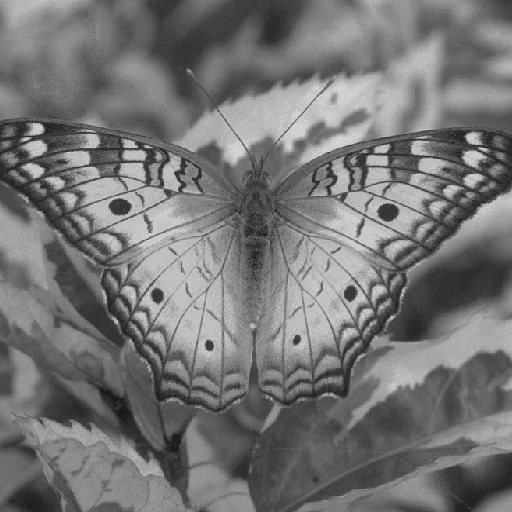
#> input picture Trabalho 1/images/butterfly.png, 512 x 512 px; its folder holds only this picture in this run
$ jupyter execute --allow-errors 'Trabalho 1.ipynb'
#> lines starting #> are read from the running program, lines starting #| are printed output that depends on the picture; after the words box and inside, x2 and y2 are one past the last pixel; in counts of white or black regions, pixels touching at a corner belong together
[cell 1]
# Realizar as importações
import numpy as np
import matplotlib.pyplot as plt
import cv2
import os

input_path = 'images/'
output_path = 'output/'

if not os.path.exists(output_path):
    os.makedirs(output_path)

# 1.1 - Esboço a Lápis

Implementar um efeito de esboço a lápis em uma imagem por meio dos seguintes passos:

(i) converter a imagem colorida para níveis de cinza,

(ii) aplicar um filtro de desfoque gaussiano,(por exemplo, com uma máscara de 21×21 pixels) para suavizar os detalhes da imagem,

(iii) dividir a imagem em tons de cinza pela versão desfocada para realçar os contornos

[cell 2]
nome = 'watch'
imagem = cv2.imread(input_path + nome + '.png', cv2.IMREAD_COLOR)
#> (the rest of this cell did not finish here and is left out)

#> (a cell that did not finish here is left out)

# 1.2 Ajuste de Brilho
Aplicar a correção gama para ajustar o brilho de uma imagem monocromatica A de entrada e gerar
uma imagem monocromatica B de saída. A transformação pode ser realizada

(i) convertendo-se as intensidades dos pixels para o intervalo de [0,255] para [0,1]

(ii) aplicando-se a equação B = A^(1/y) e

(iii) convertendo-se os valores resultantes de volta para o intervalo [0,255].

Realizar a correção com diferentes valores de y.

(a) imagem (b) y = 1.5 (c) y = 2.5 (d) y = 3.5

[cell 4]
nome = 'house'
imagem_gray = cv2.imread(input_path + nome + '.png', cv2.IMREAD_GRAYSCALE)
#> (the rest of this cell did not finish here and is left out)

# 1.3 Mosaico
Construir um mosaico de 4×4 blocos a partir de uma imagem monocromática. A disposição dos
blocos deve seguir a numeração mostrada na figura (c).

[cell 5]
nome = 'butterfly'
imagem = cv2.imread(input_path + nome + '.png', cv2.IMREAD_GRAYSCALE)
#> imagem is the input picture: shape (512, 512); min 27, max 212, mean 116.8
shape = imagem.shape
#> shape = (512, 512)
print(shape)
#| (512, 512)
imagem_gray = imagem.astype(np.int16)

[cell 6]
#Disposição dos blocos:
destino = [6, 10, 3, 12, 15, 0, 11, 4, 7, 14, 1, 8, 2, 9, 13, 5]
destino = np.array(destino)
origem = np.arange(16)

cortes_destino = [((shape[0]//4) * (i//4), (shape[0]//4) * ((i//4) + 1) , (shape[1]//4) * (i%4), (shape[1]//4) * ((i%4) + 1) ) for i in destino]
cortes_destino = np.array(cortes_destino)
cortes_destino = cortes_destino.astype(np.int16)

cortes_origem = [((shape[0]//4) * (i//4), (shape[0]//4) * ((i//4) + 1) , (shape[1]//4) * (i%4), (shape[1]//4) * ((i%4) + 1) ) for i in origem]
cortes_origem = np.array(cortes_origem)
cortes_origem = cortes_origem.astype(np.int16)

imagem_final = np.zeros(imagem_gray.shape, dtype=np.int16)
for i in range(len(destino)):
    imagem_final[cortes_destino[i][0]:cortes_destino[i][1], cortes_destino[i][2]:cortes_destino[i][3]] = imagem_gray[cortes_origem[i][0]:cortes_origem[i][1], cortes_origem[i][2]:cortes_origem[i][3]]
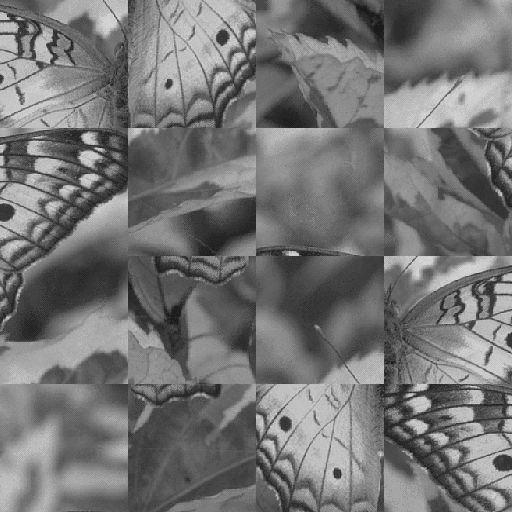
#> imagem_final: shape (512, 512) int16; min 27, max 212, mean 116.8

plt.figure(figsize=(20, 10))
plt.subplot(1, 2, 1)
plt.imshow(imagem_final, cmap='gray', vmin=0, vmax=255)
plt.title('Imagem Mosaico')
plt.axis('off')
cv2.imwrite(output_path + "3_" + "Mosaico" + ".png", imagem_final, [cv2.IMWRITE_PNG_COMPRESSION, 0])
plt.subplot(1, 2, 2)
plt.imshow(imagem_gray, cmap='gray', vmin= 0, vmax= 255)
plt.title('Imagem Original')
plt.axis('off')
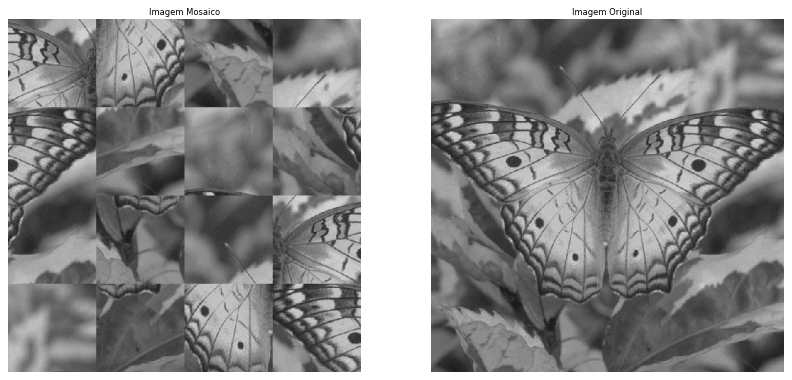
#> figure drawn by matplotlib, 2 panels

# 1.4 Alteração de Cores
Implementar um filtro para simular o efeito de fotografias antigas por meio da aplicação de uma
transformação linear nas cores da imagem. Cada pixel deve ser multiplicado pela seguinte matriz
de transformação:

[cell 7]
mat =  [[0.393, 0.769, 0.189],
        [0.349, 0.686, 0.168],
        [0.272, 0.534, 0.131]]
mat = np.array(mat)
mat = mat.astype(np.float32)

[cell 8]
nome = 'watch'
imagem = cv2.imread(input_path + nome + '.png', cv2.IMREAD_COLOR)
#> (the rest of this cell did not finish here and is left out)

# 1.5 Transformação de Imagens Coloridas

## (a)
Dada uma imagem colorida no formato RGB, alterar a imagem conforme as seguintes operações:

$R’ = 0.393R + 0.769G + 0.189B$

$G’ = 0.349R + 0.686G + 0.168B$

$B’ = 0.272R + 0.534G + 0.131B$

Após a transformação, caso $R’$, $G’$ ou $B’$ tenha valor maior do que 255, ele deve ser limitado em 255.

[cell 9]
nome = 'watch'
imagem = cv2.imread(input_path + nome + '.png', cv2.IMREAD_COLOR)
#> (the rest of this cell did not finish here and is left out)

## (b)
Dada uma imagem colorida no formato RGB, alterar a imagem tal que ela contenha apenas
uma banda de cor, cujos valores s ̃ao calculados pela m ́edia ponderada:

$I = 0.2989R + 0.5870G + 0.1140B$

[cell 10]
nome = 'watch'
imagem = cv2.imread(input_path + nome + '.png', cv2.IMREAD_COLOR)
#> (the rest of this cell did not finish here and is left out)

# 1.6 Planos de Bits

[cell 11]
mascara = [2**i for i in range(0, 8)]
mascara = np.array(mascara)

nome = "peppers"
imagem_orig = cv2.imread(input_path + nome + ".png", cv2.IMREAD_GRAYSCALE)

planos = []
#> (the rest of this cell did not finish here and is left out)

# 1.7 Combinação de Imagens

[cell 12]
nome1 = "peppers"
imagem1 = cv2.imread(input_path + nome1 + ".png", cv2.IMREAD_GRAYSCALE)
#> (the rest of this cell did not finish here and is left out)

# 1.8 Transformação de Intensidade
Dada (a) uma imagem monocromática, transformar seu espaço de intensidades (níveis de cinza) para:

(b) obter o negativo da imagem, ou seja, o nível de cinza 0 será convertido para 255, o nível 1 para 254 e assim por diante

(c) converter o intervalo de intensidades para [100, 200]

(d) inverter os valores dos pixels das linhas pares da imagem
Ou seja, os valores dos pixels da linha 0 serão posicionados da direita para a esquerda, os valores dos pixels da linha 2 serão posicionados da direita para a esquerda e assim por diante

(e) espelhar as linhas da metade superior da imagem na parte inferior da imagem e

(f) aplicar um espelhamento vertical na imagem levando-se em conta todas as linhas da imagem.

[cell 13]
nome = "house"
imagem_orig = cv2.imread(input_path + nome + ".png", cv2.IMREAD_GRAYSCALE)
#> (the rest of this cell did not finish here and is left out)

# 1.9 Quantização de Imagens
Quantização refere-se ao número de níveis de cinza usados para representar uma imagem monocromática. A quantização está relacionada à profundidade de uma imagem, a qual corresponde ao número de bits necessários para armazenar a imagem. Representar uma imagem com diferentes níveis de quantização.

[cell 14]
nome = 'butterfly'
imagem_orig = cv2.imread(input_path + nome + '.png', cv2.IMREAD_GRAYSCALE)
imagem_orig = imagem_orig.astype(np.int16)

# Definir os limites para manipulação dos bits
limites = [2**i - 1 for i in range(1, 9)]

# Inicializar a lista de imagens com arrays do mesmo shape da imagem original
imagens = [np.zeros_like(imagem_orig, dtype=np.uint16) for _ in range(9)]

# Processar cada limite
for i in range(len(limites)):
    temp = np.zeros_like(imagem_orig, dtype=np.uint16)
    temp = cv2.normalize(imagem_orig, temp, alpha=0, beta=limites[i], norm_type=cv2.NORM_MINMAX)
    imagens[i] = cv2.normalize(temp, None, alpha=0, beta=255, norm_type=cv2.NORM_MINMAX)
#> this loop made 8 passes
#> pass 1, `temp = cv2.normalize(imagem_orig, temp, alpha=0, beta=limites[i], norm..`:
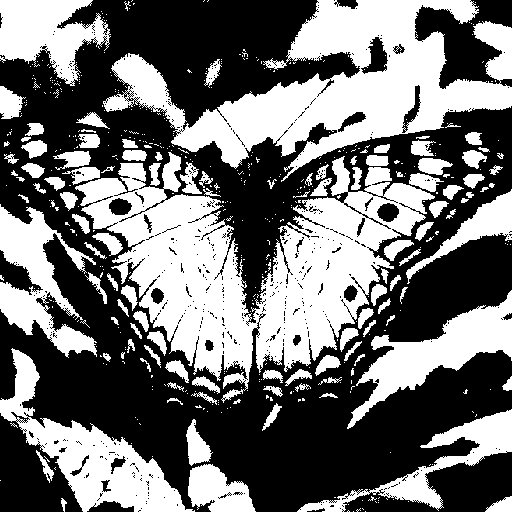
#> temp: shape (512, 512) int16; values 0 (black) and 1 (white), 44.7% white; 512 white regions (399 under 20 px), largest, box (x1, y1, x2, y2) and area: (75, 152, 435, 403) 36049, (103, 0, 512, 182) 29232, (0, 348, 195, 512) 9212
#> pass 2, `temp = cv2.normalize(imagem_orig, temp, alpha=0, beta=limites[i], norm..`:
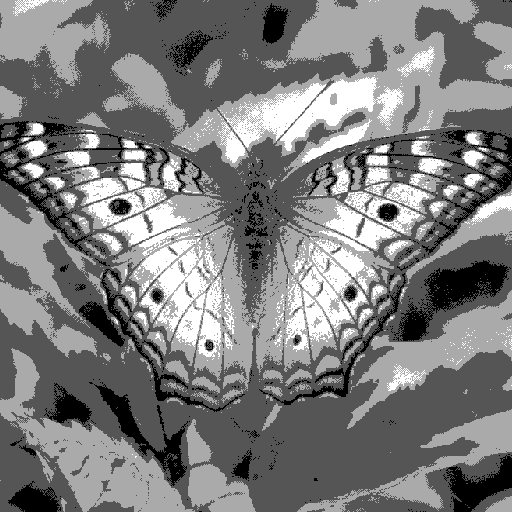
#> temp: shape (512, 512) int16; min 0, max 3, mean 1.47; drawn with min black and max white
#> pass 3, `temp = cv2.normalize(imagem_orig, temp, alpha=0, beta=limites[i], norm..`:
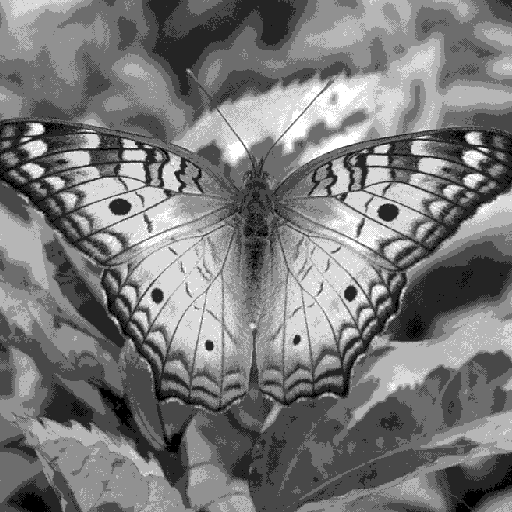
#> temp: shape (512, 512) int16; min 0, max 7, mean 3.36; drawn with min black and max white
#> after the loop, imagens = 9 items

imagens[8] = imagem_orig

for i in range(3):
    plt.figure(figsize=(30, 10))
    for j in range(3):
        plt.subplot(1, 3, j + 1)
        plt.imshow(imagens[3*i + j], cmap='gray', vmin=0, vmax=255)
        plt.title('Imagem Original' if 3*i + j == 8 else f'{limites[3*i + j] + 1} Níveis')
        plt.axis('off')
        cv2.imwrite(output_path + "9_" + ('Imagem_Original' if 3*i + j == 8 else f'{limites[3*i + j] + 1}_Niveis') + ".png", imagens[3*i + j], [cv2.IMWRITE_PNG_COMPRESSION, 0])
    plt.show()
#> this loop made 3 passes
#> pass 1, `plt.show()`:
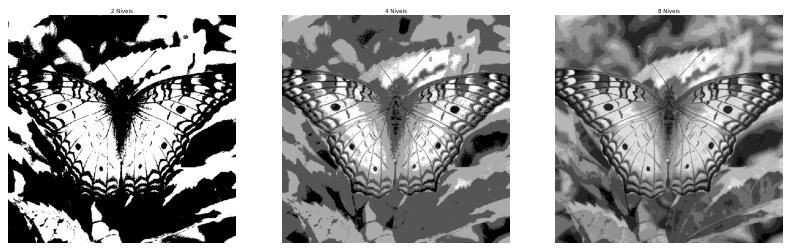
#> figure drawn by matplotlib, 3 panels
#> pass 2, `plt.show()`:
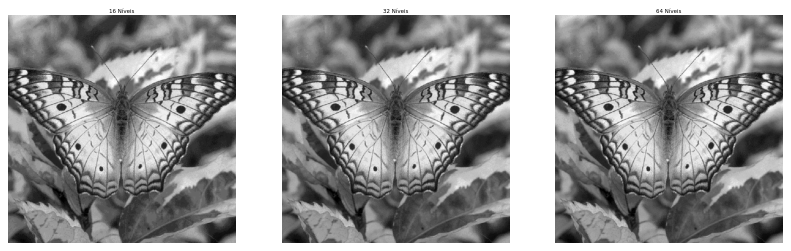
#> figure drawn by matplotlib, 3 panels

$ run again, on Trabalho 1/images/house.png
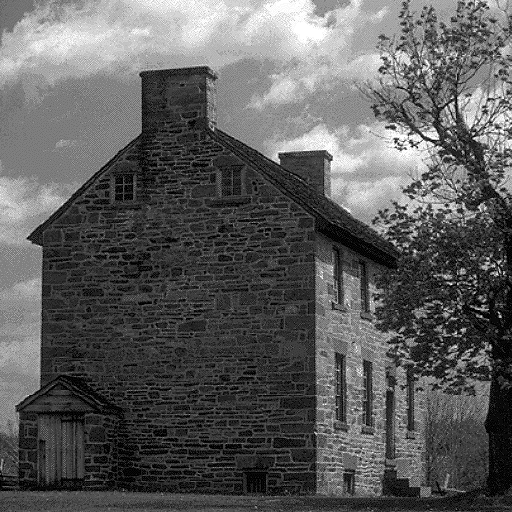
#> input picture Trabalho 1/images/house.png, 512 x 512 px
#> imagem_gray is the input picture: shape (512, 512); min 0, max 255, mean 92.9
#> the loop `for gama in gamas:` made 9 passes
#> pass 1, `imagem_gama = cv2.pow(imagem_gray, 1/gama)`:
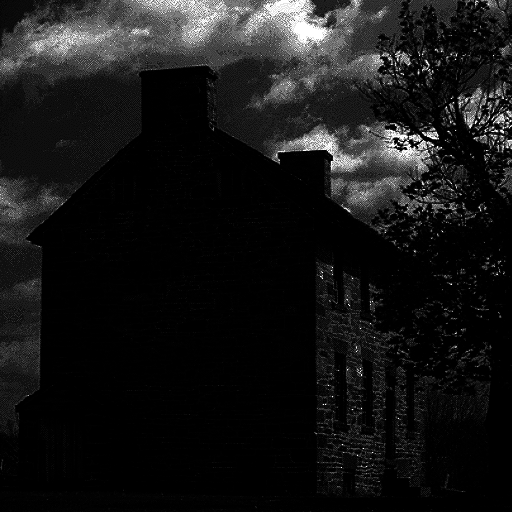
#> imagem_gama: shape (512, 512) float32; min 0, max 4.23e+09, mean 375737472; drawn with min black and max white
#> after the loop `for gama in gamas:`: imagens = 9 items
#> the loop `for i in range(2):` made 2 passes
#> pass 2, `cv2.imwrite(output_path + "8_" + (f"{titulos[3*i + j]}").replace(" ", ..`:
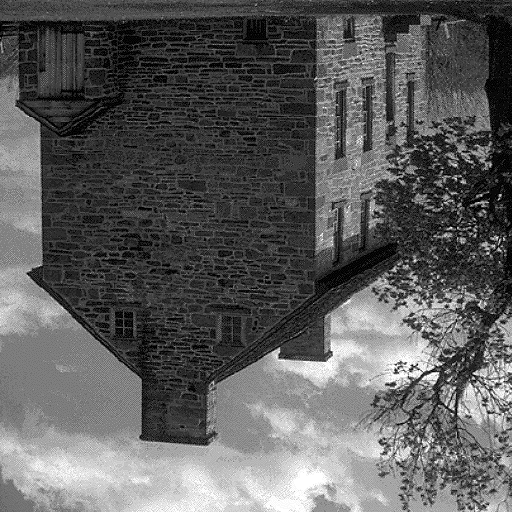
#> saved as 8_(f)_Espelhamento_vertical.png: shape (512, 512) uint16; min 0, max 255, mean 92.9
